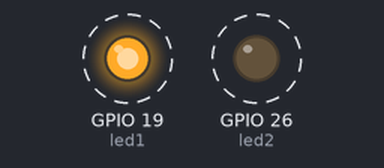
Simulated run of this program. Board: Raspberry Pi (BCM pin numbers). On the bench: output pins drawn as LEDs (lit = HIGH). Dashed ring = blinking.

Above: at 0.2 s.
Timing chart, 0 to 4.6 s (numbered marks = the images above):
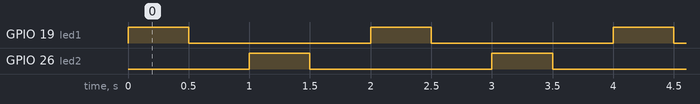

The program:

blink.py
```python
import RPi.GPIO as GPIO
import time

#using BCM system:
GPIO.setmode(GPIO.BCM)

led1 = 19
led2 = 26

GPIO.setup(led1, GPIO.OUT)
GPIO.setup(led2, GPIO.OUT)

try:
	while(True):
		GPIO.output(led1, True)
		time.sleep(0.5)
		GPIO.output(led1, False)
		time.sleep(0.5)

		GPIO.output(led2, True)
		time.sleep(0.5)
		GPIO.output(led2, False)
		time.sleep(0.5)

except KeyboardInterrupt:
	GPIO.cleanup()
```

Measured:
- by itself, GPIO 19 (led1), GPIO 26 (led2): alternates HIGH for 0.50 s and LOW for 1.5 s
- by itself, everything shown: repeats every 2.0 s, in 4 steps
